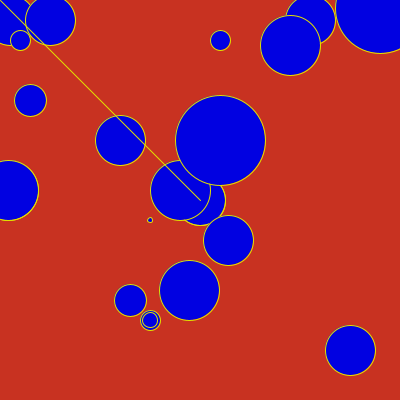
Frame 1 (no input)
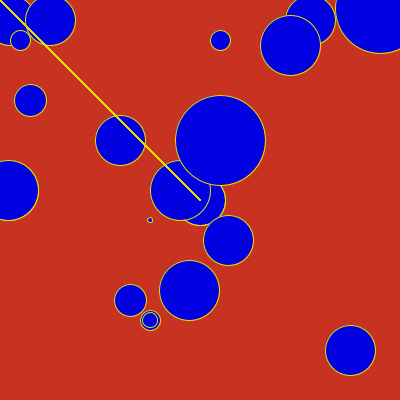
Frame 60 (the mouse pressed at the canvas centre just before this capture)
Frame 120 (the mouse held since frame 60 and released just before this capture): identical to frame 60, image omitted

The Processing sketch that drew these frames (run headless with seeded random() and noise(); from frame 60 on, the mouse is pressed at the canvas centre):

// Processing sketch: processing_3941
// ── processing_3941.pde


void setup(){
  background(200,50, 33);
  size(400,400);
  stroke(225,225,0);
{
  fill (225,225,0);
  ellipse(width/2, height/2, 50, 50);
  
}
  fill(1,1,225);
  ellipse(width/2, height/2, 50, 50);
  ellipse(10,20,50, 50);
  ellipse(20,40,20, 20);
  ellipse(30,100,32, 32);
  ellipse(50,20,50, 50);
  ellipse(120,140,50, 50);
  ellipse(180,190,60, 60);
  ellipse(150,220,5, 5);
  ellipse(220,140,90, 90);
  ellipse(8,190,60, 60);
  ellipse(350, 350, 50, 50);
  ellipse(310,20,50, 50);
  ellipse(220,40,20, 20);
  ellipse(130,300,32, 32);
  ellipse(150,320,20, 20);
  ellipse(228,240,50, 50);
  ellipse(189,290,60, 60);
  ellipse(150,320,15, 15);
  ellipse(380,8,90, 90);
  ellipse(8,190,60, 60);
   ellipse(290,45,60, 60);
}
		  
     void draw() {
       line(width/2, height/2, mouseX, mouseY);
     }
     
